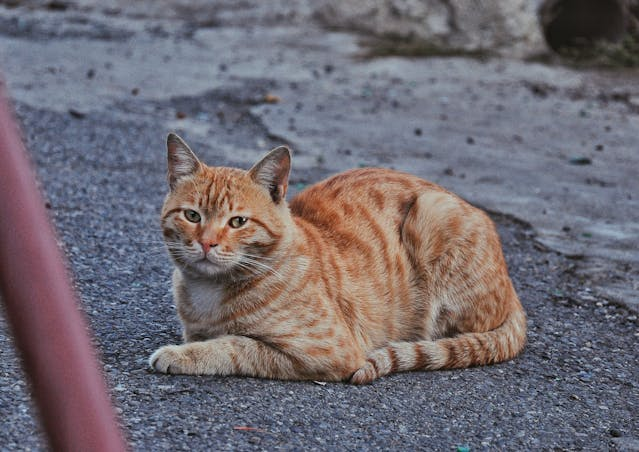
#> input picture OpenCV/assets/cat2.jpg, 639 x 452 px, found by its file name
$ python mask.py
#> lines starting #> are read from the running program, lines starting #| are printed output that depends on the picture; after the words box and inside, x2 and y2 are one past the last pixel; in counts of white or black regions, pixels touching at a corner belong together
import cv2 as cv
import numpy as np
import os

img = cv.imread((os.path.join(".", "assets", "cat2.jpg")))
#> img is the input picture: shape (452, 639, 3); mean B, G, R 114.3, 106.5, 112.4

blank = np.zeros(img.shape[:2], dtype=np.uint8)

# circle and rectangle are the masks
circle = cv.circle(blank.copy(), (blank.shape[1]//2-100, blank.shape[0]//2), 100, 255, cv.FILLED)
rectangle = cv.rectangle(blank.copy(), (100, 100), (300, 300), 255, cv.FILLED)

masked = cv.bitwise_and(img, img, mask=circle)
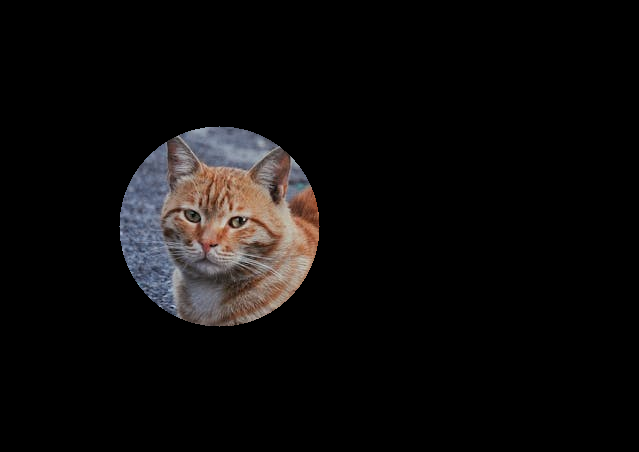
#> masked: shape (452, 639, 3); mean B, G, R 11.6, 11.9, 13.4
masked2 = cv.bitwise_and(img, img, mask=rectangle)
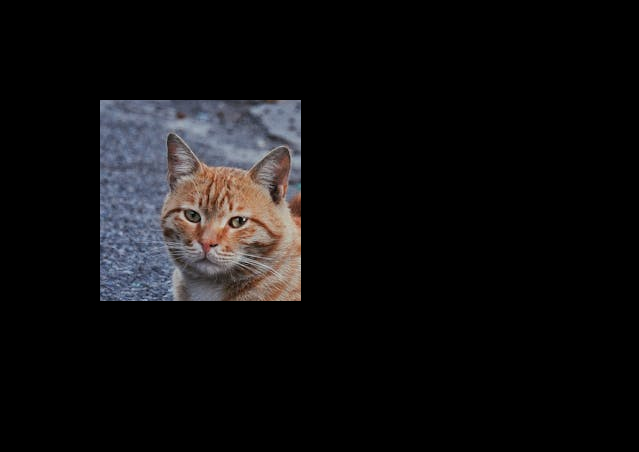
#> masked2: shape (452, 639, 3); mean B, G, R 16, 15.2, 16.1

cv.imshow("circle", circle)
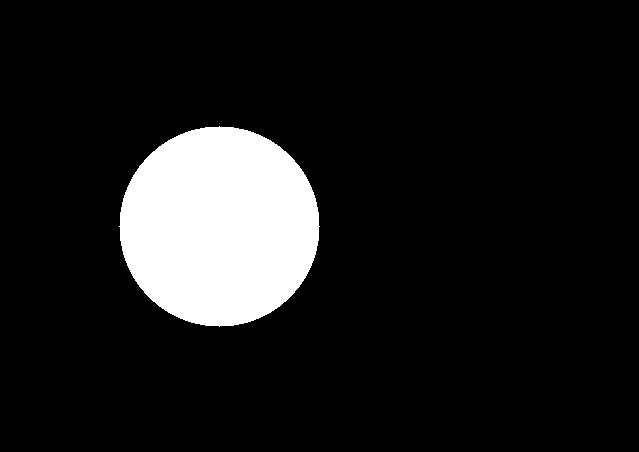
#> window 'circle': shape (452, 639); 10.9% white; 1 white region, box (x1, y1, x2, y2) and area: (119, 126, 320, 327) 31417
cv.imshow("masked", masked)
cv.imshow("masked2", masked2)

cv.waitKey(0)
cv.destroyAllWindows()

$ run again, with OpenCV/assets/93540576_4fe36548e1_o.jpg copied over OpenCV/assets/cat2.jpg
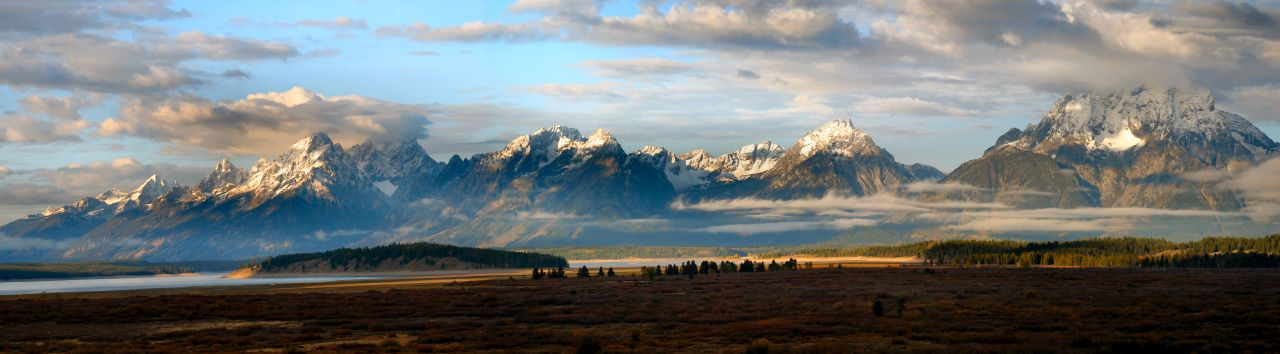
#> input picture OpenCV/assets/93540576_4fe36548e1_o.jpg, 1280 x 354 px, found by its file name
#> img is the input picture: shape (354, 1280, 3); mean B, G, R 117.4, 117.8, 112.9
#> `masked2 = cv.bitwise_and(img, img, mask=rectangle)`:
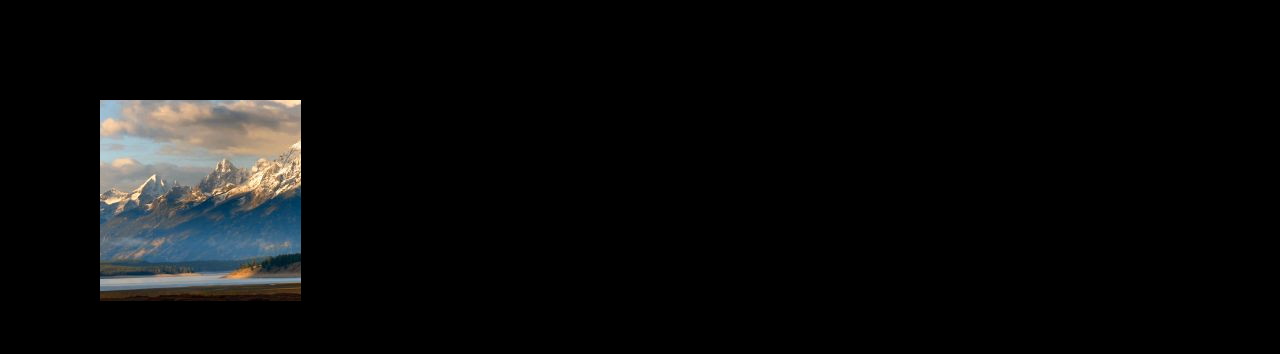
#> masked2: shape (354, 1280, 3); mean B, G, R 10.7, 10.8, 10.4
#> `cv.imshow("circle", circle)`:
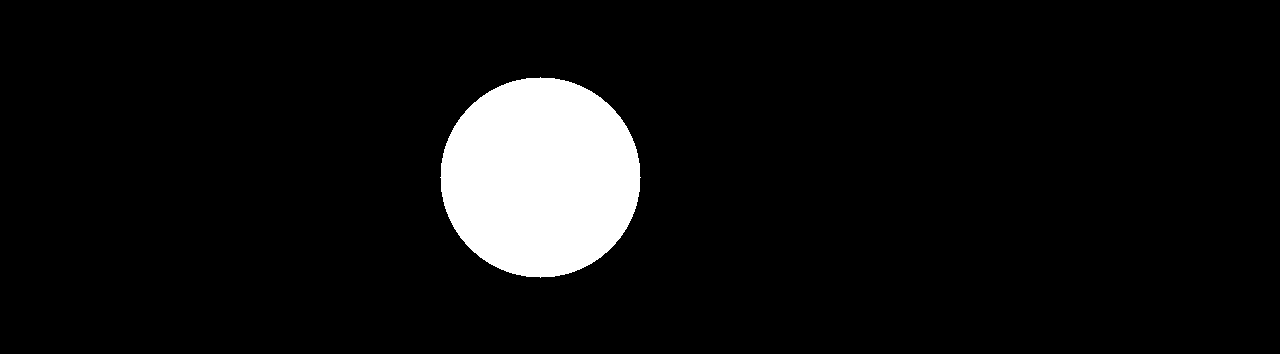
#> window 'circle': shape (354, 1280); 6.9% white; 1 white region, box (x1, y1, x2, y2) and area: (440, 77, 641, 278) 31417
